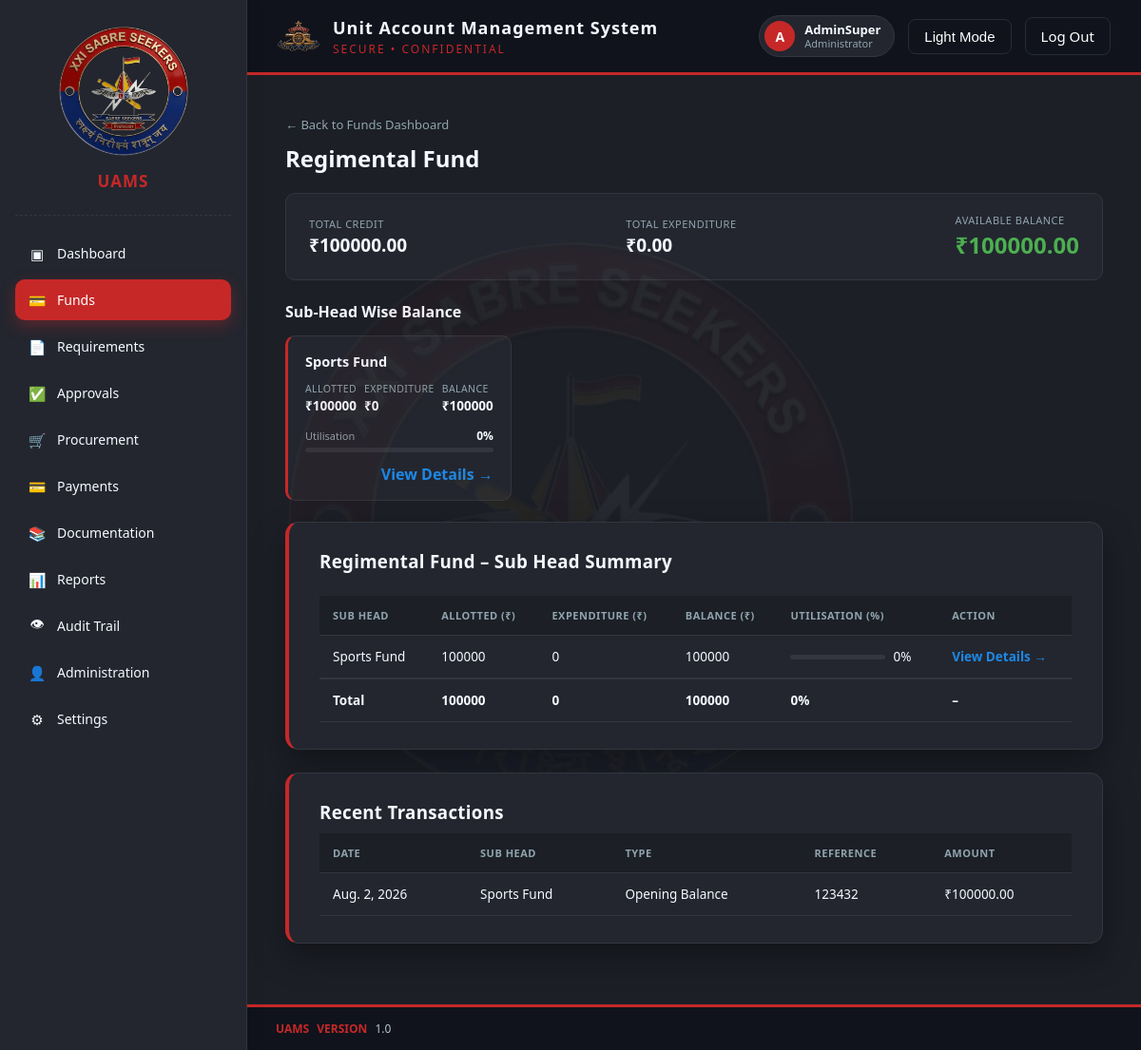
Before: /finance/funds/335b0669-8e8e-4e62-ade6-fea08d8ffd32/ (signed in) with the older database file.
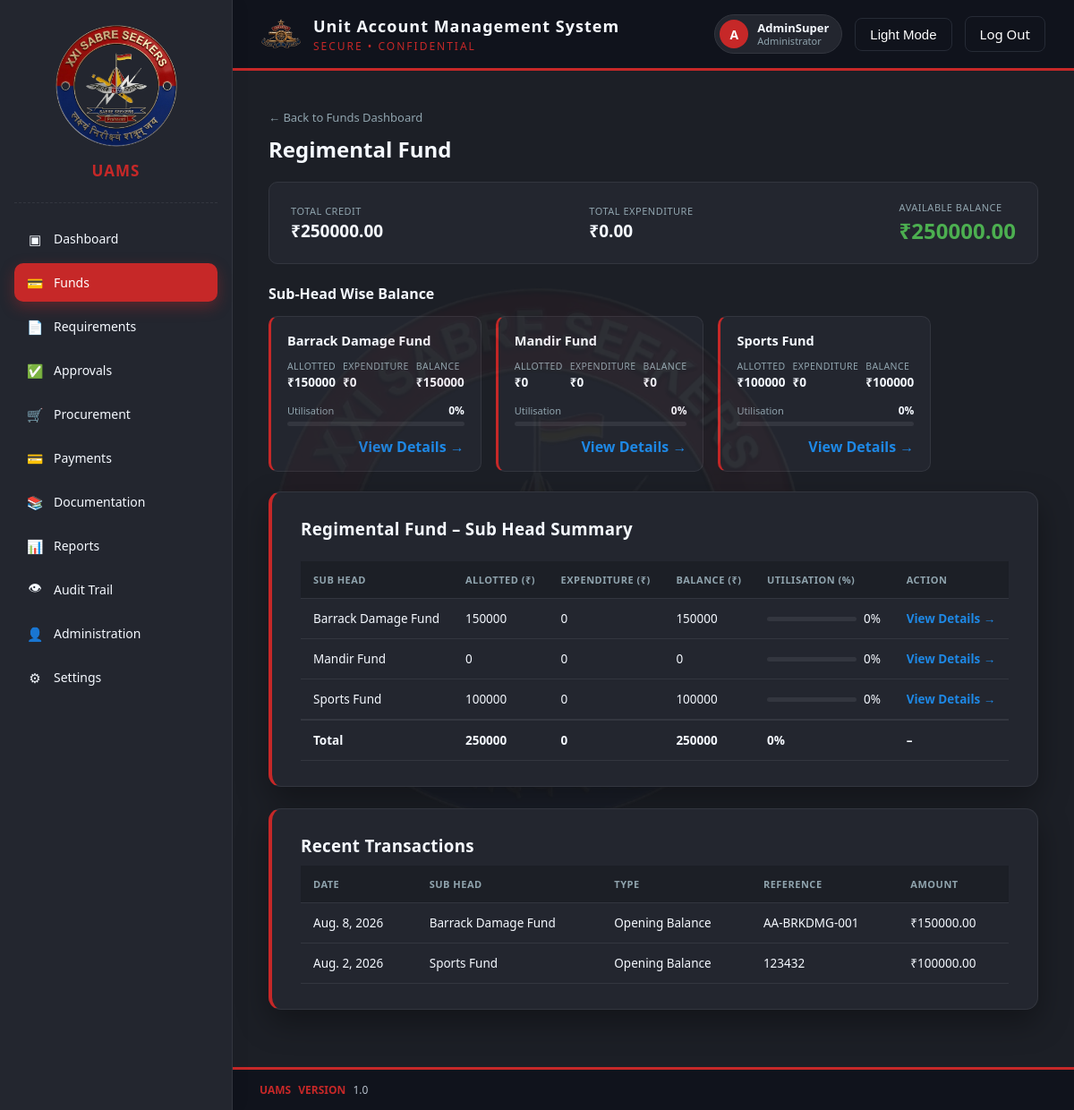
After: the same page with the newer database file.
### authentication/models.py (models this page shows)
class User(AbstractUser):
    ROLE_CHOICES = [
        ('HEAD_CLERK', 'Head Clerk'),
        ('ACCOUNTS_CLERK', 'Accounts Clerk'),
        ('ACCOUNTS_JCO', 'Accounts JCO'),
        ('ACCOUNTS_OFFICER', 'Accounts Officer'),
        ('CFA', 'Competent Financial Authority (CFA)'),
        ('ADMINISTRATOR', 'Administrator'),
    ]
    STATUS_CHOICES = [
        ('ACTIVE', 'Active'),
        ('SUSPENDED', 'Suspended'),
        ('INACTIVE', 'Inactive'),
    ]
    id = models.UUIDField(primary_key=True, default=uuid.uuid4, editable=False)
    role = models.CharField(max_length=30, choices=ROLE_CHOICES, default='ACCOUNTS_CLERK')
    status = models.CharField(max_length=20, choices=STATUS_CHOICES, default='ACTIVE')
    class Meta:
        db_table = 'uams_users'

### masterdata/models.py (models this page shows, shortened)
class FundHead(CoreModel):
    name = models.CharField(max_length=150, unique=True)
    code = models.CharField(max_length=20, unique=True)
    is_active = models.BooleanField(default=True)
    class Meta:
        db_table = "md_fund_heads"
        ordering = ["name"]

class SubHead(CoreModel):
    fund_head = models.ForeignKey(
        FundHead, on_delete=models.PROTECT, related_name="sub_heads"
    )
    name = models.CharField(max_length=150)
    code = models.CharField(max_length=20)
    is_active = models.BooleanField(default=True)
    class Meta:
        db_table = "md_sub_heads"
        ordering = ["fund_head__name", "name"]
        unique_together = ("fund_head", "code")
        verbose_name_plural = "Sub Heads"

### finance/models.py (models this page shows, shortened)
class FundTransaction(CoreModel):
    TRANSACTION_TYPE_CHOICES = [
        ("OPENING", "Opening Balance"),
        ("CREDIT", "Additional Credit"),
        ("EXPENDITURE", "Actual Expenditure"),
        ("CREDIT_REVERSAL", "Credit Reversal"),
        ("EXPENDITURE_REVERSAL", "Expenditure Reversal"),
        ("ADJUSTMENT_CREDIT", "Credit Adjustment"),
        ("ADJUSTMENT_DEBIT", "Debit Adjustment"),
    ]
    financial_year = models.ForeignKey(
        FinancialYear,
        on_delete=models.PROTECT,
        related_name="fund_transactions",
    )
    sub_head = models.ForeignKey(
        SubHead,
        on_delete=models.PROTECT,
        related_name="fund_transactions",
    )
    transaction_type = models.CharField(
        max_length=30,
        choices=TRANSACTION_TYPE_CHOICES,
    )
    amount = models.DecimalField(
        max_digits=15,
        decimal_places=2,
        validators=[MinValueValidator(Decimal("0.01"))],
    )
    transaction_date = models.DateField(
        default=timezone.localdate,
    )
    fund_entry = models.OneToOneField(
        FundEntry,
        on_delete=models.PROTECT,
        related_name="ledger_transaction",
        blank=True,
        null=True,
    )
    reference_number = models.CharField(
        max_length=100,
        blank=True,
        null=True,
    )
    reference_type = models.CharField(
        max_length=50,
        blank=True,
        null=True,
        help_text="Example: FUND_ENTRY, PAYMENT or REVERSAL.",
    )
    reference_id = models.PositiveBigIntegerField(
        blank=True,
        null=True,
    )
    remarks = models.TextField(
        blank=True,
        null=True,
    )
    is_reversed = models.BooleanField(
        default=False,
    )
    class Meta:
        db_table = "fin_fund_transactions"
        ordering = ["-transaction_date", "-created_at"]
        verbose_name = "Fund Transaction"
        verbose_name_plural = "Fund Transactions"

### finance/views.py (the view)
@login_required
def fund_head_detail(request, pk):
    role = getattr(request.user, "role", None)
    if role not in FUND_ROLES:
        raise PermissionDenied(
            "You are not authorised to access Funds."
        )
    fund_head = get_object_or_404(FundHead, pk=pk)
    fund_txns = FundTransaction.objects.filter(sub_head__fund_head=fund_head)
    summary = _balance_summary(fund_txns)
    if summary["total_credit"] > 0:
        summary["utilisation_pct"] = round(
            (summary["total_expenditure"] / summary["total_credit"]) * 100
        )
    else:
        summary["utilisation_pct"] = 0
    sub_heads = []
    for sh in fund_head.sub_heads.filter(is_active=True).order_by("name"):
        sh_txns = FundTransaction.objects.filter(sub_head=sh)
        sh_summary = _balance_summary(sh_txns)
        if sh_summary["total_credit"] > 0:
            sh_summary["utilisation_pct"] = round(
                (sh_summary["total_expenditure"] / sh_summary["total_credit"]) * 100
            )
        else:
            sh_summary["utilisation_pct"] = 0
        sub_heads.append({"sub_head": sh, **sh_summary})
    recent_transactions = fund_txns.select_related("sub_head").order_by(
        "-transaction_date", "-created_at"
    )[:10]
    context = {
        "fund_head": fund_head,
        "summary": summary,
        "sub_heads": sub_heads,
        "recent_transactions": recent_transactions,
        "role": role,
    }
    return render(request, "finance/fund_head_detail.html", context)

### core_base/models.py (called while the page is built)
    def get_queryset(self):
        return super().get_queryset().filter(is_deleted=False)

### finance/views.py (called while the page is built)
def _balance_summary(transaction_qs):
    totals = transaction_qs.aggregate(
        total_credit=Coalesce(
            Sum("amount", filter=Q(transaction_type__in=CREDIT_TYPES)),
            ZERO,
        ),
        total_expenditure=Coalesce(
            Sum("amount", filter=Q(transaction_type="EXPENDITURE")),
            ZERO,
        ),
        total_debit=Coalesce(
            Sum("amount", filter=Q(transaction_type__in=DEBIT_TYPES)),
            ZERO,
        ),
    )
    totals["available_balance"] = (
        totals["total_credit"] - totals["total_debit"]
    )
    return totals

### templates/finance/fund_head_detail.html (shortened to what this page needs)
{% load static %}
<!DOCTYPE html>
<html lang="en">
<head>
  <link rel="stylesheet" href="{% static 'css/style.css' %}">
</head>
<body>
<div class="app-layout">
  {% include 'partials/sidebar.html' with active_nav='funds' %}
  <div class="main-content">
    {% include 'partials/header.html' with active_nav='funds' %}
    <div class="dashboard-shell">
      <a href="{% url 'finance:fund-dashboard' %}" class="fhd-back">&larr; Back to Funds Dashboard</a>
      <h2 class="fhd-title">{{ fund_head.name }}</h2>
      <div class="fhd-summary-card">
        <div class="fhd-summary-item">
          <div class="label">Total Credit</div>
          <div class="value">&#8377;{{ summary.total_credit|floatformat:2 }}</div>
        </div>
        <div class="fhd-summary-item">
          <div class="label">Total Expenditure</div>
          <div class="value">&#8377;{{ summary.total_expenditure|floatformat:2 }}</div>
        </div>
        <div class="fhd-summary-item balance">
          <div class="label">Available Balance</div>
          <div class="value">&#8377;{{ summary.available_balance|floatformat:2 }}</div>
        </div>
      </div>
      <h3 class="fhd-section-title">Sub-Head Wise Balance</h3>
      <div class="fhd-card-grid">
        {% for row in sub_heads %}
          <div class="fhd-subhead-card">
            <div class="fhd-subhead-name">{{ row.sub_head.name }}</div>
            <div class="fhd-subhead-row">
              <div>
                <div class="fhd-subhead-label">Allotted</div>
                <div class="fhd-subhead-value">&#8377;{{ row.total_credit|floatformat:0 }}</div>
              </div>
              <div>
                <div class="fhd-subhead-label">Expenditure</div>
                <div class="fhd-subhead-value">&#8377;{{ row.total_expenditure|floatformat:0 }}</div>
              </div>
              <div>
                <div class="fhd-subhead-label">Balance</div>
                <div class="fhd-subhead-value">&#8377;{{ row.available_balance|floatformat:0 }}</div>
              </div>
            </div>
            <div class="fhd-util-row">
              <div class="fhd-util-label">Utilisation</div>
              <span class="fhd-util-pct">{{ row.utilisation_pct }}%</span>
            </div>
            <div class="fhd-progress-track">
            </div>
            <div class="fhd-subhead-action">
              <a href="{% url 'finance:sub-head-detail' row.sub_head.pk %}" class="fhd-link">View Details &rarr;</a>
            </div>
          </div>
        {% empty %}
          <p style="color:var(--text-secondary);">No active Sub Heads under this Fund Head.</p>
        {% endfor %}
      </div>
      <div class="card">
        <div class="fhd-table-header">
          <h3>{{ fund_head.name }} &ndash; Sub Head Summary</h3>
        </div>
        <table class="fhd-table">
          <thead>
            <tr>
              <th>Sub Head</th>
              <th>Allotted (&#8377;)</th>
              <th>Expenditure (&#8377;)</th>
              <th>Balance (&#8377;)</th>
              <th>Utilisation (%)</th>
              <th>Action</th>
            </tr>
          </thead>
          <tbody>
            {% for row in sub_heads %}
              <tr>
                <td>{{ row.sub_head.name }}</td>
                <td>{{ row.total_credit|floatformat:0 }}</td>
                <td>{{ row.total_expenditure|floatformat:0 }}</td>
                <td>{{ row.available_balance|floatformat:0 }}</td>
                <td>
                  <div class="fhd-table-progress">
                    <div class="fhd-progress-track"><div class="fhd-progress-fill" style="width:{{ row.utilisation_pct }}%;"></div></div>
                    <span>{{ row.utilisation_pct }}%</span>
                  </div>
                </td>
                <td><a href="{% url 'finance:sub-head-detail' row.sub_head.pk %}" class="fhd-link">View Details &rarr;</a></td>
              </tr>
            {% empty %}
              <tr><td colspan="6" class="fhd-empty">No active Sub Heads under this Fund Head.</td></tr>
            {% endfor %}
            {% if sub_heads %}
              <tr class="fhd-total-row">
                <td>Total</td>
                <td>{{ summary.total_credit|floatformat:0 }}</td>
                <td>{{ summary.total_expenditure|floatformat:0 }}</td>
                <td>{{ summary.available_balance|floatformat:0 }}</td>
                <td>{{ summary.utilisation_pct }}%</td>
                <td>&ndash;</td>
              </tr>
            {% endif %}
          </tbody>
        </table>
      </div>
      <div class="card">
        <h3>Recent Transactions</h3>
        <table class="fhd-table">
          <thead>
            <tr>
              <th>Date</th>
              <th>Sub Head</th>
              <th>Type</th>
              <th>Reference</th>
              <th>Amount</th>
            </tr>
          </thead>
          <tbody>
            {% for txn in recent_transactions %}
              <tr>
                <td>{{ txn.transaction_date }}</td>
                <td>{{ txn.sub_head.name }}</td>
                <td>{{ txn.get_transaction_type_display }}</td>
                <td>{{ txn.reference_number|default:"-" }}</td>
                <td>&#8377;{{ txn.amount }}</td>
              </tr>
            {% empty %}
              <tr><td colspan="5" class="fhd-empty">No transactions recorded yet.</td></tr>
            {% endfor %}
          </tbody>
        </table>
      </div>
    </div>
    {% include 'partials/footer.html' %}
  </div>
</div>
</body>
</html>

### templates/partials/sidebar.html
{% load static %}
<div class="sidebar">
  <div class="logo-block">
    <img src="{% static 'images/dashboard-bg-logo.png' %}" alt="Unit Crest">
    <h2><span>UAMS</span></h2>
  </div>
  <hr>
  <nav>
    <a href="{% url 'dashboard' %}" class="{% if active_nav == 'dashboard' %}active{% endif %}">
      <span class="icon">&#9635;</span> Dashboard
    </a>
      {% if role in 'ACCOUNTS_OFFICER,ADMINISTRATOR,ACCOUNTS_CLERK,HEAD_CLERK,CFA' %}
     <a href="{% url 'finance:fund-dashboard' %}" class="{% if active_nav == 'funds' %}active{% endif %}">
        <span class="icon">&#128179;</span> Funds
      </a>
    {% endif %}
    {% if role in 'ACCOUNTS_CLERK,HEAD_CLERK,ADMINISTRATOR' %}
      <a href="{% url 'requirement_list' %}" class="{% if active_nav == 'requirements' %}active{% endif %}">
        <span class="icon">&#128196;</span> Requirements
      </a>
    {% endif %}
    {% if role in 'CFA,ACCOUNTS_OFFICER,ADMINISTRATOR' %}
      <a href="{% url 'requirement_list' %}" class="{% if active_nav == 'requirements' %}active{% endif %}">
        <span class="icon">&#9989;</span> Approvals
      </a>
    {% endif %}
    {% if role in 'ACCOUNTS_CLERK,ACCOUNTS_OFFICER,ADMINISTRATOR,HEAD_CLERK,CFA' %}
      <a href="{% url 'procurement_dashboard' %}" class="{% if active_nav == 'procurement' %}active{% endif %}">
        <span class="icon">&#128722;</span> Procurement
      </a>
      <a href="#" class="{% if active_nav == 'payments' %}active{% endif %}">
        <span class="icon">&#128179;</span> Payments
      </a>
      <a href="{% url 'documentation:dashboard' %}"
          class="{% if active_nav == 'documentation' %}active{% endif %}">
        <span class="icon">&#128218;</span> Documentation
      </a>
    {% endif %}
    {% if role in 'ACCOUNTS_OFFICER,CFA,ADMINISTRATOR' %}
      <a href="#" class="{% if active_nav == 'reports' %}active{% endif %}">
        <span class="icon">&#128202;</span> Reports
      </a>
      <a href="#" class="{% if active_nav == 'audit_trail' %}active{% endif %}">
        <span class="icon">&#128065;</span> Audit Trail
      </a>
    {% endif %}
     {% if role in 'ADMINISTRATOR' %}
     <a href="#" class="{% if active_nav == 'administration' %}active{% endif %}">
        <span class="icon">&#128100;</span> Administration
      </a>
    {% endif %}
    <a href="#" class="{% if active_nav == 'settings' %}active{% endif %}">
      <span class="icon">&#9881;</span> Settings
    </a>
  </nav>
</div>

### templates/partials/header.html
{% load static %}
<div class="topbar">
      <div class="brand">
        <img src="{% static 'images/main-logo.png' %}" alt="Unit Crest" class="brand-icon">
        <div>
          <h1>Unit Account Management System</h1>
           <p class="tagline">SECURE &bull; CONFIDENTIAL</p>
        </div>
      </div>
      <div class="topbar-right">
        <div class="profile-chip">
          <span class="profile-avatar">{{ user.username|slice:":1"|upper }}</span>
          <span class="profile-info">
            <span class="profile-name">{{ user.username }}</span>
            <span class="profile-role">{{ user.get_role_display }}</span>
          </span>
        </div>
        <button id="theme-toggle-btn" class="theme-toggle">Light Mode</button>
        <a href="{% url 'logout' %}" class="theme-toggle" style="text-decoration:none;">Log Out</a>
      </div>
    </div>

### templates/partials/footer.html
<div class="footer-strip">
    <div>
        <span class="label">UAMS</span>
        <span class="label">VERSION</span>
        <span class="item">1.0</span>
    </div>
</div>

Changed rows visible on the page:
added SubHead: sub_head.name "Barrack Damage Fund", total_credit "150000", total_expenditure "0", available_balance "150000", utilisation_pct "0"
added SubHead: sub_head.name "Mandir Fund", total_credit "0", total_expenditure "0", available_balance "0", utilisation_pct "0"
added FundTransaction: transaction_date "Aug. 8, 2026", sub_head.name "Barrack Damage Fund", transaction_type "Opening Balance", reference_number "AA-BRKDMG-001", amount "150000.00"
Other visible differences:
{{ summary.total_credit|floatformat:2 }}: "100000.00" → "250000.00"
{{ summary.available_balance|floatformat:2 }}: "100000.00" → "250000.00"
{{ summary.total_credit|floatformat:0 }}: "100000" → "250000"
{{ summary.available_balance|floatformat:0 }}: "100000" → "250000"
